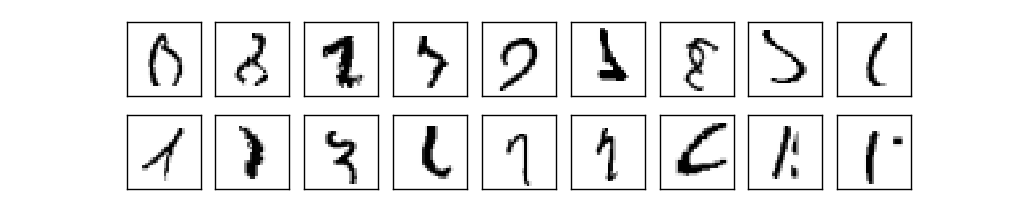
#> input picture neural-networks-and-deep-learning/fig/mnist_really_bad_images.png, 1012 x 212 px
$ python pyramid.py --image ../fig/mnist_really_bad_images.png
#> lines starting #> are read from the running program, lines starting #| are printed output that depends on the picture
# import the necessary packages
import argparse
import time
import cv2
import imutils

def sliding_window(img, stepSize, windowSize):
	for y in xrange(0, img.shape[0], stepSize):
		for x in xrange(0, img.shape[1], stepSize):
			yield (x, y, img[y:y + windowSize[1], x:x + windowSize[0]])


def pyramid(img, scale=1.5, minSize=(30, 30)):

	#yield image


	while True:
		w = int(img.shape[1] / scale)
		img = imutils.resize(img, width=w)
		if img.shape[0] < minSize[1] or img.shape[1] < minSize[0]:
			break
		yield img

def crop(x,y,w,h,image,name):
	#img = cv2.imread("tile3_24.png")
	crop_img = image[x:x+w, y:y+h]
	cv2.imwrite('alldata/'+name+'.jpg',crop_img)
	return


ap = argparse.ArgumentParser()
ap.add_argument("-i", "--image", required=True, help="Path to the image")
args = vars(ap.parse_args())

# load the image and define the window width and height
image = cv2.imread(args["image"])
#> image is the input picture: shape (212, 1012, 3); min 0, max 255, mean 235.4
(winW, winH) = (101, 101)

# loop over the image pyramid
reno=0
for resized in pyramid(image, scale=1.5):
	reno+=1
	wino=0


	for (x, y, window) in sliding_window(resized, stepSize=32, windowSize=(winW, winH)):
		# if the window does not meet our desired window size, ignore it
		if window.shape[0] != winH or window.shape[1] != winW:
			continue
		wino+=1
		# [4 lines of commented-out code are left out]
		clone = resized.copy()
		clone1 = resized.copy()
		cv2.rectangle(clone, (x, y), (x + winW, y + winH), (0, 255, 255), 3)
		name ="all_data"+str(reno)+"_"+str(wino)
		crop(x,y,winW,winH,clone1,name)
		cv2.imshow("Window", clone)
		cv2.waitKey(1)
		time.sleep(0.025)
	print("\n")
#> this loop made 4 passes
#> pass 1, in crop, `crop_img = image[x:x+w, y:y+h]`:
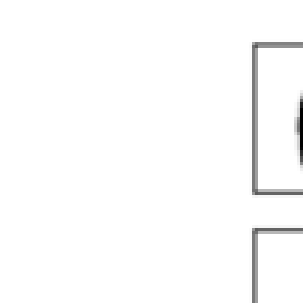
#> crop_img: shape (101, 101, 3) (shown 3 times larger); min 0, max 255, mean 251.5
#> pass 1, `cv2.imshow("Window", clone)`:
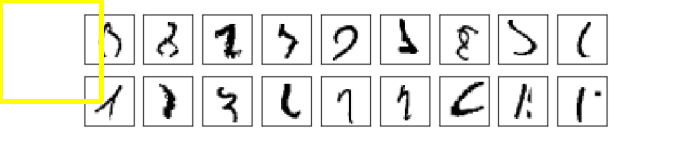
#> window 'Window': shape (141, 674, 3); mean B, G, R 231.4, 235.7, 235.7
#> pass 1, in crop (call 2), `crop_img = image[x:x+w, y:y+h]`:
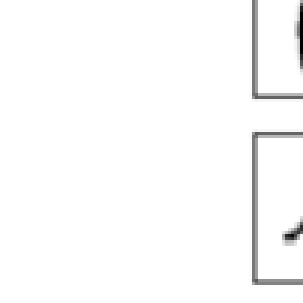
#> crop_img: shape (101, 101, 3) (shown 3 times larger); min 0, max 255, mean 250.9
#> pass 1, `cv2.imshow("Window", clone)`:
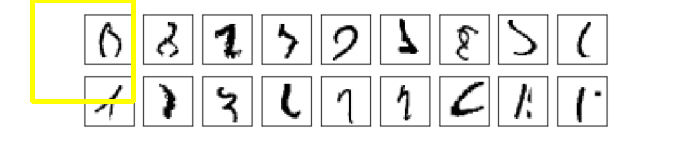
#> window 'Window': shape (141, 674, 3); mean B, G, R 230.9, 235.7, 235.7
#> after the loop:
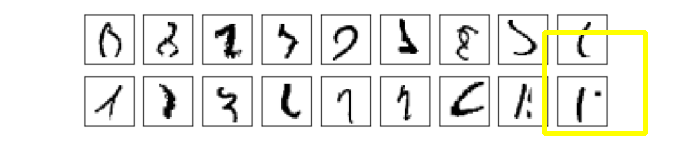
#> clone: shape (141, 674, 3); mean of channels 0, 1, 2 230.2, 235.6, 235.6; drawn as B, G, R
#> after the loop, reno = 4

$ run again, on neural-networks-and-deep-learning/fig/digits.png
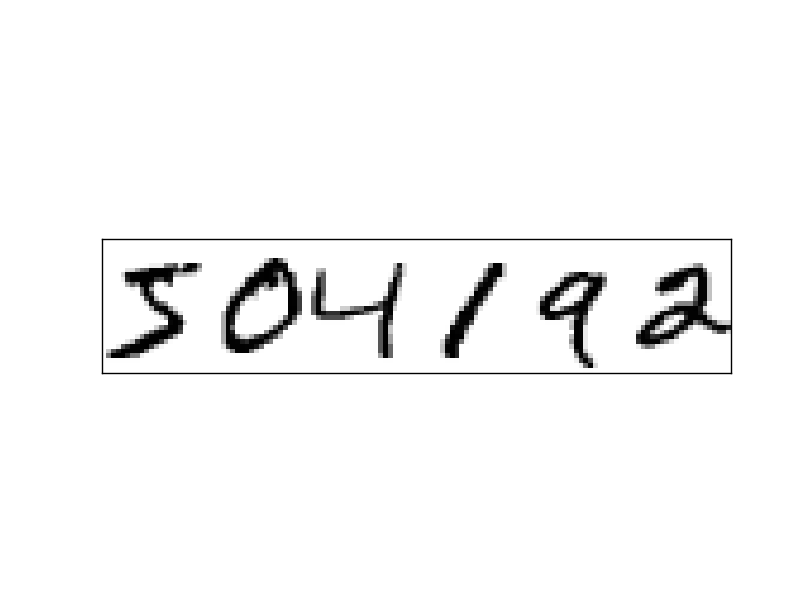
#> input picture neural-networks-and-deep-learning/fig/digits.png, 812 x 612 px
#> image is the input picture: shape (612, 812, 3); min 0, max 255, mean 247.2
#> the loop `for resized in pyramid(image, scale=1.5):` made 7 passes
#> pass 1, `cv2.imshow("Window", clone)`:
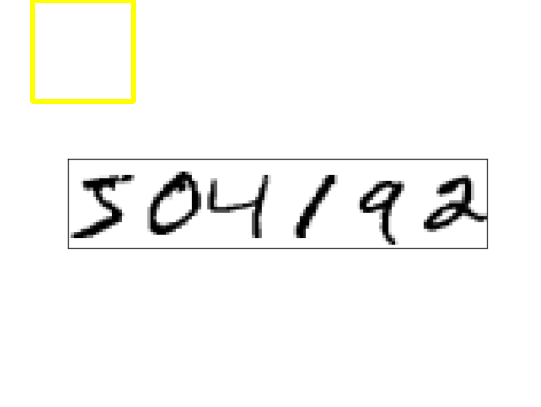
#> window 'Window': shape (407, 541, 3); mean B, G, R 245.1, 247.2, 247.2
#> after the loop `for resized in pyramid(image, scale=1.5):`:
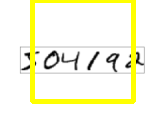
#> clone: shape (120, 160, 3); mean of channels 0, 1, 2 224.3, 248.3, 248.3; drawn as B, G, R
#> after the loop `for resized in pyramid(image, scale=1.5):`: reno = 7

$ run again, on neural-networks-and-deep-learning/fig/false_minima.png
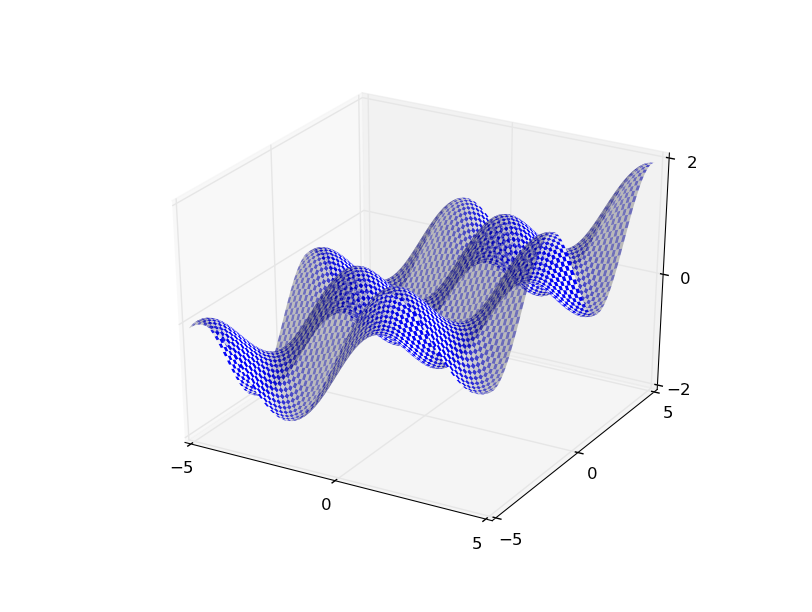
#> input picture neural-networks-and-deep-learning/fig/false_minima.png, 812 x 612 px
#> image is the input picture: shape (612, 812, 3); mean B, G, R 246.8, 240.6, 240.6
#> the loop `for resized in pyramid(image, scale=1.5):` made 7 passes
#> pass 1, `cv2.imshow("Window", clone)`:
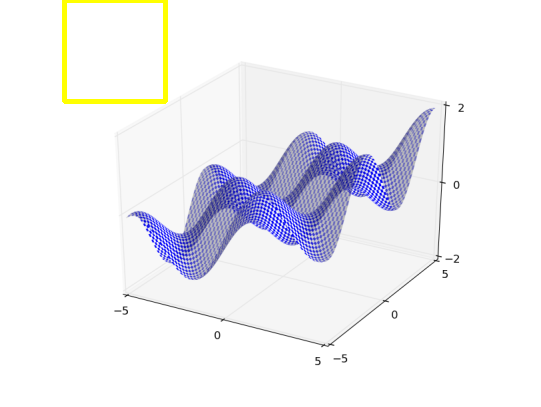
#> window 'Window': shape (407, 541, 3); mean B, G, R 244.7, 240.6, 240.6
#> after the loop `for resized in pyramid(image, scale=1.5):`:
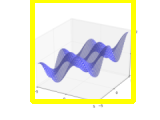
#> clone: shape (120, 160, 3); mean of channels 0, 1, 2 223.1, 240.8, 240.8; drawn as B, G, R
#> after the loop `for resized in pyramid(image, scale=1.5):`: reno = 7
